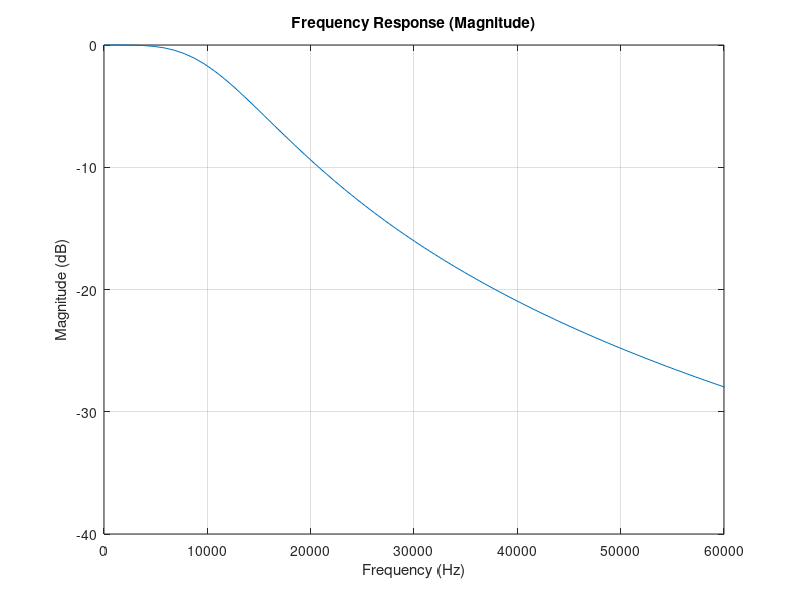

This figure's MATLAB source: (Note: this script raises an error after producing the figure.)
clear
clc
%% set parameter of ButterWorth Filter
% n = 2; % order of the filter
fc = 1.2*10e3; % cutoff frequency
f0 = 10e3; % fundamental frequency
f_o = 3.5*10e3; % output frequency, 23dB below 

% List of the parameter for ButterWorth Filter from Wikipedia
% n = 1: Bn = (s+1)
% n = 2: Bn = s^{2}+1.414s+1
% n = 3: Bn = (s+1)(s^{2}+s+1)
% n = 4: Bn = (s^{2}+0.7654s+1)(s^{2}+1.8478s+1)
% n = 5: Bn = (s+1)(s^{2}+0.6180s+1)(s^{2}+1.6180s+1)

% for denominator
a = [1 1.414 1];
 
% for nominator
b = 1;


%% Build the plot of ButterworthFilter
step = linspace(0,8);
h = freqs(b,a,step); % a for poles, b for zeros, step for normalized freq range from 0 to 8 rad/s
mag = 20*log10(abs(h)); % convert magnitude to dB

% plot frequency response
figure(1)

% frequency response

plt = plot(fc*step,mag);
xlim([0 60000]);

grid on
title('Frequency Response (Magnitude)');
xlabel('Frequency (Hz)')
ylabel('Magnitude (dB)')
xline(fc,'b',{'Cutoff frequency'}); % 3dB frequency (at cutoff frequency)
xline(f0,'r',{'Fundamental frequency'}); % fundamental frequency
xline(f_o,'g',{'Output frequency'}); % 23dB below


%% Verification of the constraints
% obtain the interpolation points
cq = interp1(fc*step, mag, [fc f0 f_o]);

message = ['Attenuation at cutoff frequency: ', num2str(cq(1)), ' dB'];
disp(message);

message = ['Attenuation at fundamental frequency: ', num2str(cq(2)), ' dB'];
disp(message);

message = ['Attenuation at output harmonic: ', num2str(cq(3)), ' dB'];
disp(message);

if (abs(cq(2)) < 2)
    flag = 'Yes';
else
    flag = 'No';
end


message = ['The loss of the fundamental frequency due to filtering is less than 2 dB: ', flag];
disp(message);

message = ['Output of harmonics is ', num2str(-(cq(3)-cq(2))), ' dB below fundamental frequency'];
disp(message);

if (abs(cq(3)-cq(2)) > 13.5)
    flag = 'Yes';
else
    flag = 'No';
end

message = ['Does the design meet the required attentuation from filtering (at least 13.5 (23-9.5)dB): ', flag];
disp(message);

















